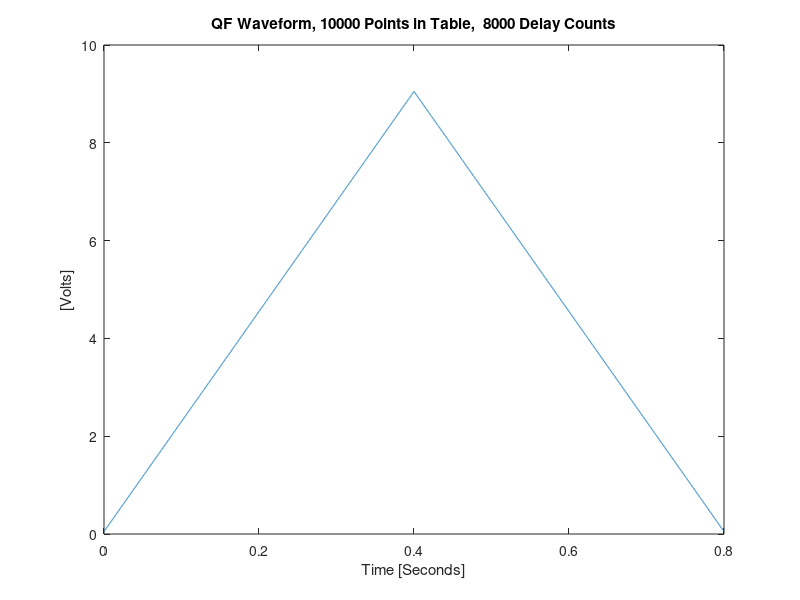

The MATLAB script that drew this image: (Note: this script raises an error after producing the figure.)
function setboosterrampqf(T, Waveform, TableName, egul, eguf, IOCName)
%SETBOOSTERRAMPQF - Set the booster QF magnet ramp table (miniIOC)
%  setboosterrampqf(T, Waveform, TableName, egul, eguf, IOCName)
%  setboosterrampqf('Zero') -> Zero the BEND table
%  
%  INPUTS
%  1. T         - Time period for the Waveform [seconds]
%                 The maximum period for a 10,000 point table is
%                 2^15*10000*10e-9 = 3.2768 seconds
%  2. Waveform  - BEND waveform relative to egul, eguf
%  3. TableName - Optional input to specify a table name [string] 
%  4. egul      - Lower voltage minimum {Default:-10}
%  5. eguf      - Upper voltage maximum {Default: 10}
%  6. IOCName   - Optional override of 'BE0101-1.als.lbl.gov'
%
%  NOTES
%  1. Calls rampgentableload.c which in turn call the subroutine 
%     rampgenTableLoad.  mex rampgentableload.c will recompile both.
%
%  See also setboosterrampsf, setboosterrampsd

%  Written by Greg Portmann


if nargin < 1
    % Time period of the ramp [seconds]
    T =  .8;  % 1 second ramp period
    %T = 1.6;  % 2 second ramp period
end


% String commands
if ischar(T)
%     if any(strcmpi(T, {'Zero','Zeros','Stop'}))
%         setboosterrampbend(.8, zeros(1,10000), 'Zero table set by Matlab', -10, 10);
%     elseif strcmpi(T, 'Off')
%         setpv('BE0101-1:ENABLE_RAMP', 0);
%         fprintf('   Ramping for BEND disabled (BE0101-1:ENABLE_RAMP=0).\n');
%     elseif strcmpi(T, 'On')
%         setpv('BE0101-1:ENABLE_RAMP', 1);
%         fprintf('   Ramping for BEND enabled (BE0101-1:ENABLE_RAMP=1).\n');
%     else
        error('Unknown command');
%     end
%     return;
end


if nargin < 2
    Npts = 10000;
else
    Npts = length(Waveform);
end

if nargin < 3
    TableName = sprintf('QF Table from Matlab (%s)', computer);
end

if nargin < 4
    egul = -10;
end

if nargin < 5
    eguf = 10;
end

if nargin < 6
    IOCName = 'be0101-1.als.lbl.gov';
end
Channel = 1;


% Sample period = Ndelay*10 nanosecond
% Ndalay must be an integer < 2^15
Ndelay = T / Npts / 10e-9;

if abs(round(Ndelay) - Ndelay) > 1e-10
    % Only warn on small issues, not really small issues.
    fprintf('   Rounding the number of 10 nsec delay steps to an integer.\n');
end
Ndelay = round(Ndelay);

if Ndelay > (2^15 - 500)   % The 500 is just some margin
    error('The number of delay counts between table points is too large, %d, (greater than 2^15)', Ndelay);
end
    

% Make a table
t = linspace(0, T, Npts);


% For testing
if nargin < 2
    Amp = 9; 
    Waveform = Amp * triang(Npts) + 0.05;
end

% Plot
plot(t, Waveform);
xlabel('Time [Seconds]');
ylabel('[Volts]');
title(sprintf('QF Waveform, %d Points in Table,  %d Delay Counts', Npts, Ndelay));


% Last chance to say no
% tmp = questdlg('Change the booster QF ramp table?','setboosterrampqf','Yes','No','No');
% if ~strcmpi(tmp,'Yes')
%     fprintf('   No change made to booster QF ramp table.\n');
%     return
% end


%%%%%%%%%%%%%%
% Initialize %
%%%%%%%%%%%%%%

% Disable the ramp so that the number of points can be changed and the DAC can be enabled
setpv('BE0101-1:ENABLE_RAMP', 0);
%pause(.25);

% Enable the DAC 
setpv('BR1_____QFIE_REBC01', 1);

% Set the gain
Gain = 0.2;  
% setpv('BR1_____QFIE_GNAC01', Gain);

% The the number of points and number of delay steps between points
% Don't change the Npts without the ramp disabled
setpv('BE0101-1:SET_TABLE_LEN',   Npts);
setpv('BE0101-1:SET_TABLE_DELAY', Ndelay);

% Enable the ramping
setpv('BE0101-1:ENABLE_RAMP', 1);


%%%%%%%%%%%%%%%%%%%%%%%%% 
% Set the QF ramp table %
%%%%%%%%%%%%%%%%%%%%%%%%%
% If egul = 10 & eguf= -10, the waveform is in volts
rampgentableload(Waveform, IOCName, Channel, TableName, egul, eguf)


% Swap the tables
%pause(.25);
setpv('BE0101-1:SWAP_TABLE', 1);
%pause(.25);



% Check the final states
fprintf('   BR1_____QFIE_REBC01   = %d\n', getpv('BR1_____QFIE_REBC01'));
fprintf('   BR1_____QFIE_GNAC01   = %d\n', getpv('BR1_____QFIE_GNAC01'));
fprintf('   BE0101-1:ENABLE_RAMP     = %d\n', getpv('BE0101-1:ENABLE_RAMP'));
fprintf('   BE0101-1:SET_TABLE_LEN   = %d\n', getpv('BE0101-1:SET_TABLE_LEN'));
fprintf('   BE0101-1:SET_TABLE_DELAY = %d\n', getpv('BE0101-1:SET_TABLE_DELAY'));
fprintf('   BE0101-1:SWAP_TABLE      = %d\n', getpv('BE0101-1:SWAP_TABLE'));


